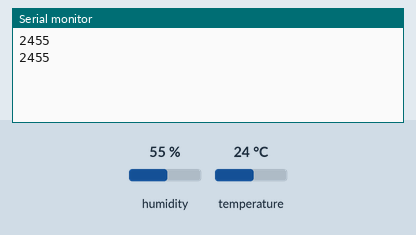
Simulated run of this sketch. Board: Arduino Uno, built with avr-gcc and run on an emulated ATmega328P. On the bench: the last lines printed to the serial monitor. The inputs (shaded band) are chosen by the test bench; at power-on: humidity 55 %, temperature 24 °C.

Above: at 1.8 s.
1.9 s: humidity set to 22 %
At 2.9 s:
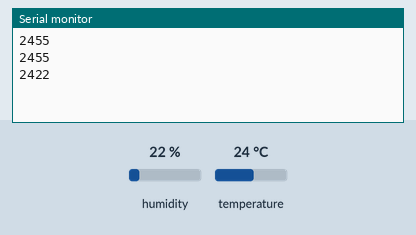
3.4 s: temperature set to 12 °C
At 4.7 s:
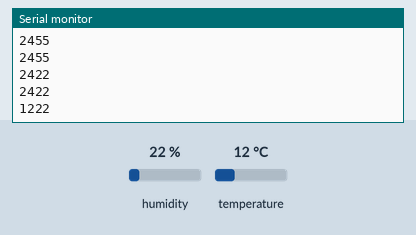
4.9 s: humidity set to 40 %
At 5.5 s:
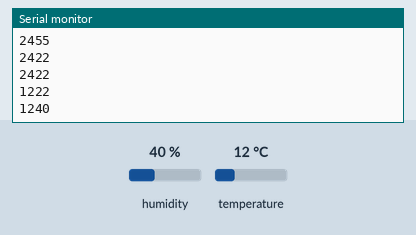
Timing chart, 0 to 7.9 s (numbered marks = the images above; inputs shaded):
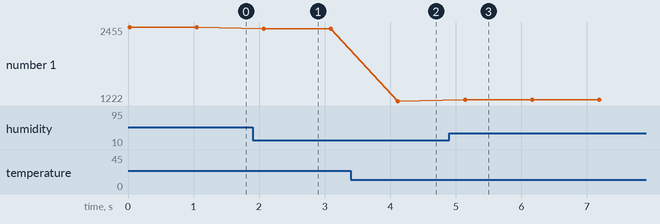

The sketch:

arduinoSensorDHT11.ino
```cpp
// ===============================================================================
// --- Biblioteca Auxiliar ---
#include <dht.h>   //biblioteca do sensor de umidade e temperatura


// ===============================================================================
// --- Mapeamento de Hardware ---
#define    dht_pin    5   //pino de sinal do dht11 ligado no digital 5


// ===============================================================================
// --- Declaração de Objetos ---
dht   my_dht;   //objeto para o sensor


// ===============================================================================
// --- Variáveis Globais ---
int    temperatura = 0x00,   //armazena a temperatura em inteiro
       umidade     = 0x00;   //armazena a umidade em inteiro


// ===============================================================================
// --- Configurações Iniciais ---
void setup()
{
   Serial.begin(9600);   //serial em 9600 baud rate


} //end setup


// ===============================================================================
// --- Loop Infinito ---
void loop()
{
   my_dht.read11(dht_pin);

   temperatura = my_dht.temperature;
   umidade     = my_dht.humidity;

   //Serial.print("Temperatura: ");
   Serial.print(temperatura);
   //Serial.println();
   //Serial.print("Umidade: ");
   Serial.println(umidade);


   delay(1000);


} //end loop
```

Measured:
- after the input at 1.9 s, the serial monitor: prints a new line after 0.17 s (image 1)
- after the input at 3.4 s, the serial monitor: prints a new line after 0.72 s (image 2)
- after the input at 4.9 s, the serial monitor: prints a new line after 0.24 s (image 3)
- plotted number 1: 2455 → 2422 after the input at 1.9 s, 2422 → 1222 after the input at 3.4 s, 1222 → 1240 after the input at 4.9 s
